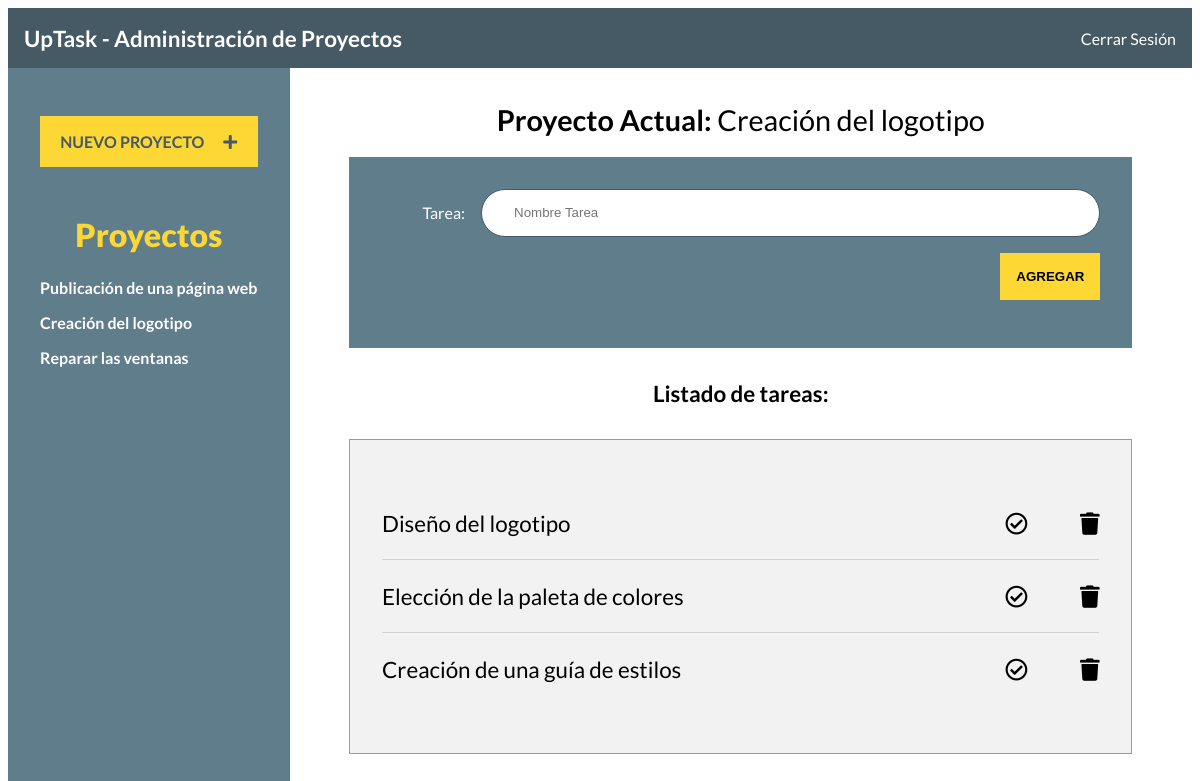
Screenshot of /uptask-fin/index.php?id_proyecto=2 (signed in) with the database file from the repository.
### tables this page shows
CREATE TABLE proyectos (
    id INT(11) AUTO_INCREMENT PRIMARY KEY,
    nombre VARCHAR(180)
);

CREATE TABLE tareas (
    id INT(11) AUTO_INCREMENT PRIMARY KEY,
    nombre VARCHAR(180),
    estado SMALLINT(1) DEFAULT 0,
    id_proyecto INT(11),
    FOREIGN KEY (id_proyecto) REFERENCES proyectos(id)
);

### uptask-fin/inc/funciones/funciones.php (called while the page is built, shortened)
<?php
function obtenerProyectos() {
    include 'conexion.php';
    try {
        return $conn->query('SELECT id, nombre FROM proyectos');
    } catch(Exception $e) {
        echo "Error! : " . $e->getMessage();
        return false;
    }
}
function obtenerNombreProyecto($id = null) {
    include 'conexion.php';
    try {
        return $conn->query("SELECT  nombre FROM proyectos WHERE id = {$id}");
    } catch(Exception $e) {
        echo "Error! : " . $e->getMessage();
        return false;
    }
}
function obtenerTareasProyecto($id = null) {
    include 'conexion.php';
    try {
        return $conn->query("SELECT id, nombre, estado FROM tareas WHERE id_proyecto = {$id}");
    } catch(Exception $e) {
        echo "Error! : " . $e->getMessage();
        return false;
    }
}

### uptask-fin/index.php (the view, shortened to what this page needs)
<?php
    include 'inc/funciones/funciones.php';
    include 'inc/templates/header.php';
    include 'inc/templates/barra.php';
    if(isset($_GET['id_proyecto'])) {
        $id_proyecto = $_GET['id_proyecto'];
    }
?>
<div class="contenedor">
    <?php
        include 'inc/templates/sidebar.php';
    ?>
    <main class="contenido-principal">
    <?php
        $proyecto = obtenerNombreProyecto($id_proyecto);
        if($proyecto): ?>
        <h1>Proyecto Actual:
                    <?php foreach($proyecto as $nombre): ?>
                        <span><?php echo $nombre['nombre']; ?></span>
                   <?php endforeach;?>
        </h1>
        <form action="#" class="agregar-tarea">
            <div class="campo">
                <label for="tarea">Tarea:</label>
                <input type="text" placeholder="Nombre Tarea" class="nombre-tarea">
            </div>
            <div class="campo enviar">
                <input type="submit" class="boton nueva-tarea" value="Agregar">
            </div>
        </form>
        <?php
            else:
                echo "<p>Selecciona un Proyecto a la izquierda</p>";
            endif;
        ?>
        <h2>Listado de tareas:</h2>
        <div class="listado-pendientes">
            <ul>
                <?php
                    $tareas = obtenerTareasProyecto($id_proyecto);
                    if($tareas->num_rows > 0) {
                        foreach($tareas as $tarea): ?>
                            <li id="tarea:<?php echo $tarea['id'] ?>" class="tarea">
                            <p><?php echo $tarea['nombre'] ?></p>
                                <div class="acciones">
                                    <i class="far fa-check-circle <?php echo ($tarea['estado'] === '1' ? 'completo' : '') ?>"></i>
                                    <i class="fas fa-trash"></i>
                                </div>
                            </li>
                    <?php endforeach;
                    }  else {
                        echo "<p class='lista-vacia'>No hay tareas en este proyecto</p>";
                    }
                ?>
            </ul>
        </div>
    </main>
</div>
<?php
    include 'inc/templates/footer.php';
?>

### uptask-fin/inc/templates/sidebar.php
<aside class="contenedor-proyectos">
    <div class="panel crear-proyecto">
        <a href="#" class="boton">Nuevo Proyecto <i class="fas fa-plus"></i> </a>
    </div>
    <div class="panel lista-proyectos">
        <h2>Proyectos</h2>
        <ul id="proyectos">
            <?php
                $proyectos = obtenerProyectos();
                if($proyectos) {
                    foreach($proyectos as $proyecto) { ?>
                        <li>
                            <a href="index.php?id_proyecto=<?php echo $proyecto['id'] ?>" id="proyecto:<?php echo $proyecto['id'] ?>">
                                <?php echo $proyecto['nombre'] ?>
                            </a>
                        </li>
            <?php   }
                }
            ?>
        </ul>
    </div>
</aside>

### uptask-fin/css/style.css (style rules this page uses)
html { box-sizing: border-box; height: 100%; }
*, *:before, *:after { box-sizing: inherit; }
body { font-family: 'Lato', sans-serif; min-height: 100%; }
.campo { display: flex; margin-bottom: 1rem; align-items: center; }
.campo label { flex: 0 0 100px; text-align: right; padding-right: 1rem; }
.campo input[type="text"], .campo input[type="password"] { height: 3rem; border: 0; flex: 1; border: 1px solid #455A64; border-radius: 5rem; padding-left: 2rem; }
.enviar { justify-content: flex-end; }
.boton { background-color: #FDD835; text-align: center; transition: background-color .5s ease-in-out; display: block; padding: 1rem; text-transform: uppercase; font-weight: 400; border: none; font-weight: 900; }
body.index { height: 100vh; }
.contenedor-proyectos { min-height: 100vh; max-width: 300px; background-color: #607D8B; padding-top: 1rem; }
.panel { padding: 1rem; margin: 1rem; }
.panel a { color: white; font-weight: bold; text-decoration: none; }
.panel h2 { color: #FDD835; font-weight: 900; text-align: center; font-size: 2rem; margin: 0; }
.crear-proyecto i { margin-left: 1rem; }
.crear-proyecto a { color: #455A64; }
.lista-proyectos ul { list-style: none; padding: 1.5rem 0 0 0; margin: 0; }
.lista-proyectos ul li { margin-bottom: 1rem; }
.contenedor { display: flex; height: calc( 100% - 60px); }
.contenido-principal { flex: 1; padding: 1rem; overflow: scroll; }
.contenido-principal h1, .contenido-principal h2 { text-align: center; }
.contenido-principal h1 { font-size: 1.8rem; }
.contenido-principal h2 { font-size: 1.4rem; margin-top: 2rem; }
.contenido-principal h1 span { font-weight: 400; }
.agregar-tarea { max-width: 800px; width: 90%; background-color: #607D8B; margin: 0 auto; padding: 2rem; color: white; transition: background-color .5s ease-in-out; }
.listado-pendientes { background-color: #F2F2F2; max-width: 800px; width: 90%; margin: 2rem auto 0 auto; padding: 2rem; border: 1px solid #999; }
.listado-pendientes ul { padding: 0; list-style: none; }
.listado-pendientes ul li { display: flex; align-items: center; justify-content: space-between; font-size: 1.4rem; border-bottom: 1px solid #d1d1d1; }
.listado-pendientes ul li:last-of-type { border-bottom: none; }
.listado-pendientes ul li i { cursor: pointer; }
.acciones i:last-child { margin-left: 3rem; }

### rows the page displays
proyectos: nombre "Publicación de una página web"
proyectos: nombre "Creación del logotipo"
proyectos: nombre "Reparar las ventanas"
tareas: nombre "Diseño del logotipo", estado 0 (drawn)
tareas: nombre "Elección de la paleta de colores", estado 0 (drawn)
tareas: nombre "Creación de una guía de estilos", estado 0 (drawn)
